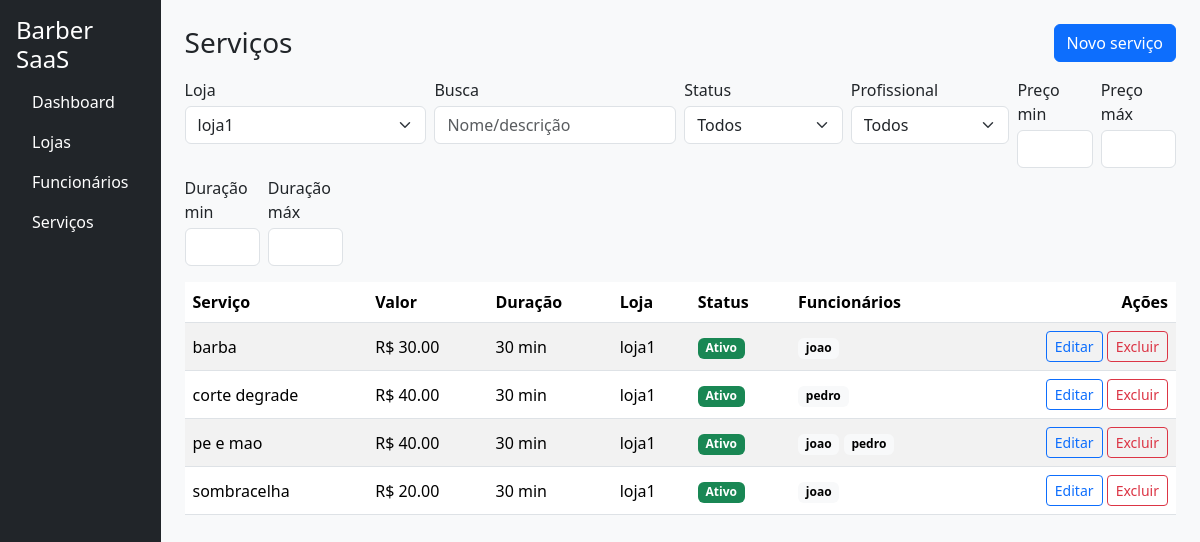
The app's page /cadastro/servicos/ (signed in), older data.
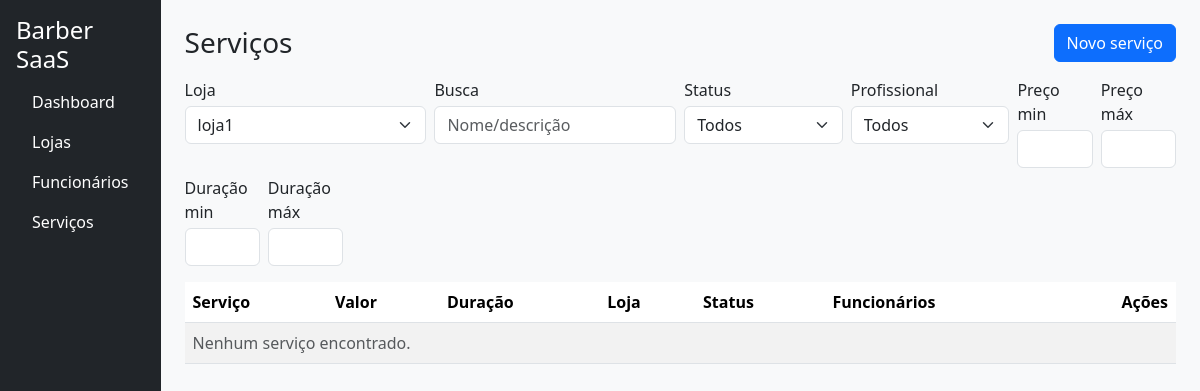
The same page, newer data.
### apps/cadastro/models.py (models this page shows, shortened)
class Servico(models.Model):
    loja = models.ForeignKey(Loja, on_delete=models.CASCADE, related_name='servicos')
    nome = models.CharField(max_length=160)
    slug = models.SlugField(max_length=180, blank=True)
    descricao = models.TextField(blank=True)
    duracao_minutos = models.PositiveSmallIntegerField(validators=[MinValueValidator(1)], default=30)
    preco = models.DecimalField(max_digits=10, decimal_places=2, validators=[MinValueValidator(0)])
    profissionais = models.ManyToManyField('Funcionario', related_name='servicos', blank=True)
    ativo = models.BooleanField(default=True)
    criado_em = models.DateTimeField(auto_now_add=True)
    atualizado_em = models.DateTimeField(auto_now=True)
    class Meta:
        verbose_name = "Serviço"
        verbose_name_plural = "Serviços"
        ordering = ("nome",)
        unique_together = (("loja", "slug"),)

class Loja(models.Model):
    owner = models.ForeignKey(
        User,
        on_delete=models.CASCADE,
        related_name='lojas',
        limit_choices_to={'is_owner': True}
    )
    nome = models.CharField(max_length=120)
    slug = models.SlugField(max_length=140, unique=True, blank=True)
    telefone = models.CharField(max_length=20, blank=True)
    endereco = models.CharField(max_length=200, blank=True)
    ativa = models.BooleanField(default=True)
    criada_em = models.DateTimeField(auto_now_add=True)
    def __str__(self):
        return f"{self.nome} ({self.owner.email})"

class Funcionario(models.Model):
    class Cargo(models.TextChoices):
        BARBEIRO = 'barbeiro', 'Barbeiro'
        CABELEIREIRO = 'cabeleireiro', 'Cabeleireiro(a)'
        MANICURE = 'manicure', 'Manicure/Pedicure'
        ESTETICISTA = 'esteticista', 'Esteticista'
        SOMBRANCELHA = 'sobrancelha', 'Designer de Sobrancelha'
        RECEPCAO = 'recepcao', 'Recepção'
        OUTRO = 'outro', 'Outro'
    phone_regex = RegexValidator(
        r'^\+?\d{10,15}$',
        'Informe telefone no formato internacional, ex.: +5585...'
    )
    loja = models.ForeignKey('Loja', on_delete=models.CASCADE, related_name='funcionarios')
    nome = models.CharField(max_length=120)
    cargo = models.CharField(max_length=20, choices=Cargo.choices, default=Cargo.BARBEIRO)
    email = models.EmailField(blank=True, null=True)
    telefone = models.CharField(max_length=17, blank=True, null=True, validators=[phone_regex])
    slug = models.SlugField(max_length=160, blank=True)
    ativo = models.BooleanField(default=True)
    criado_em = models.DateTimeField(auto_now_add=True)
    atualizado_em = models.DateTimeField(auto_now=True)
    def __str__(self):
        return f'{self.nome} – {self.loja.nome}'
    class Meta:
        verbose_name = 'Funcionário'
        verbose_name_plural = 'Funcionários'
        unique_together = (('loja', 'slug'),)
        ordering = ('nome',)

### apps/cadastro/views.py (the view, shortened to what this page needs)
# urls.py: path('servicos/', views.servicos, name='servicos'),
@login_required
@subscription_required
def servicos(request):
    if not getattr(request.user, 'is_owner', False):
        return redirect('accounts:owner_login')
    lojas_qs = request.user.lojas.order_by('nome')
    loja_id = (request.GET.get('loja_filtro') or request.POST.get('loja_filtro') or
               request.GET.get('loja') or request.POST.get('loja'))
    loja = None
    if loja_id:
        try:
            loja = lojas_qs.filter(id=int(loja_id)).first()
        except (TypeError, ValueError):
            loja = None
    loja = loja or lojas_qs.first()
    if not loja:
        ctx = {'lojas': lojas_qs, 'loja': None, 'form': None, 'servicos': [], 'filtros': {}, 'profissionais': []}
        tpl = 'cadastro/partials/servicos.html' if (request.headers.get('HX-Request') and request.headers.get('HX-Target') != 'content') else 'cadastro/servicos.html'
        return render(request, tpl, ctx)
    filtros = _parse_filtros(request)
    form = ServicoForm(lojas=lojas_qs, initial={'loja': loja})
    qs = _aplica_filtros(loja.servicos.select_related('loja').prefetch_related('profissionais').order_by('nome'), filtros)
    ctx = {
        'lojas': lojas_qs,
        'loja': loja,
        'form': form,
        'servicos': qs,
        'filtros': filtros,
        'profissionais': loja.funcionarios.filter(ativo=True).order_by('nome'),
    }
    if request.headers.get('HX-Request') and request.headers.get('HX-Target') != 'content':
        return render(request, 'cadastro/partials/servicos.html', ctx)
    return render(request, 'cadastro/servicos.html', ctx)

### apps/accounts/models.py (called while the page is built)
    def is_active(self) -> bool:
        return timezone.now() <= self.end_date

### apps/cadastro/views.py (called while the page is built)
def _parse_filtros(request):
    data = request.GET if request.method == 'GET' else request.POST
    return {
        'q': (data.get('q') or '').strip() or None,
        'status': (data.get('status') or '').strip() or None,
        'prof': (data.get('prof') or '').strip() or None,
        'preco_min': (data.get('preco_min') or '').strip() or None,
        'preco_max': (data.get('preco_max') or '').strip() or None,
        'dur_min': (data.get('dur_min') or '').strip() or None,
        'dur_max': (data.get('dur_max') or '').strip() or None,
    }

### apps/cadastro/templates/cadastro/servicos.html (shortened to what the changed rows need)
{% extends 'accounts/base.html' %}
{% block content %}
<div class="table-responsive">
  <table class="table table-striped align-middle">
    <thead>
      <tr>
        <th>Serviço</th>
        <th>Valor</th>
        <th>Duração</th>
        <th>Loja</th>
        <th>Status</th>
        <th>Funcionários</th>
        <th class="text-end">Ações</th>
      </tr>
    </thead>
    {% include 'cadastro/partials/servicos.html' %}
  </table>
</div>
{% endblock %}

### apps/cadastro/templates/cadastro/partials/servicos.html
<tbody id="servicos-tbody">
  {% for s in servicos %}
  <tr>
    <td>{{ s.nome }}</td>
    <td>R$ {{ s.preco }}</td>
    <td>{{ s.duracao_minutos }} min</td>
    <td>{{ s.loja.nome }}</td>
    <td>
      {% if s.ativo %}
        <span class="badge bg-success">Ativo</span>
      {% else %}
        <span class="badge bg-secondary">Inativo</span>
      {% endif %}
    </td>
    <td>
      {% with profs=s.profissionais.all %}
        {% if profs %}
          {% for p in profs %}
            <span class="badge text-bg-light">{{ p.nome }}</span>
          {% endfor %}
        {% else %}
          <span class="text-muted">—</span>
        {% endif %}
      {% endwith %}
    </td>
    <td class="text-end">
      <button
        class="btn btn-sm btn-outline-primary"
        hx-get="{% url 'cadastro:servico_edit' s.pk %}"
        hx-target="#modalServicoOps .modal-content"
        hx-swap="innerHTML"
        hx-on="htmx:afterOnLoad: (function(){ const m=document.getElementById('modalServicoOps'); if(m){ bootstrap.Modal.getOrCreateInstance(m).show(); } })()"
      >
        Editar
      </button>
      <button
        class="btn btn-sm btn-outline-danger"
        hx-get="{% url 'cadastro:servico_delete' s.pk %}"
        hx-target="#modalServicoOps .modal-content"
        hx-swap="innerHTML"
        hx-on="htmx:afterOnLoad: (function(){ const m=document.getElementById('modalServicoOps'); if(m){ bootstrap.Modal.getOrCreateInstance(m).show(); } })()"
      >
        Excluir
      </button>
    </td>
  </tr>
  {% empty %}
  <tr><td colspan="7" class="text-muted">Nenhum serviço encontrado.</td></tr>
  {% endfor %}
</tbody>

Row changes from the older to the newer data that the page shows:
removed Servico: nome "barba", preco "30.00", duracao_minutos "30", loja.nome "loja1", ativo "Ativo"
removed Funcionario: nome "joao"
removed Servico: nome "corte degrade", preco "40.00", duracao_minutos "30", loja.nome "loja1", ativo "Ativo"
removed Funcionario: nome "pedro"
removed Servico: nome "pe e mao", preco "40.00", duracao_minutos "30", loja.nome "loja1", ativo "Ativo"
removed Servico: nome "sombracelha", preco "20.00", duracao_minutos "30", loja.nome "loja1", ativo "Ativo"
Text that changed along with them:
text now shown: "Nenhum serviço encontrado."
